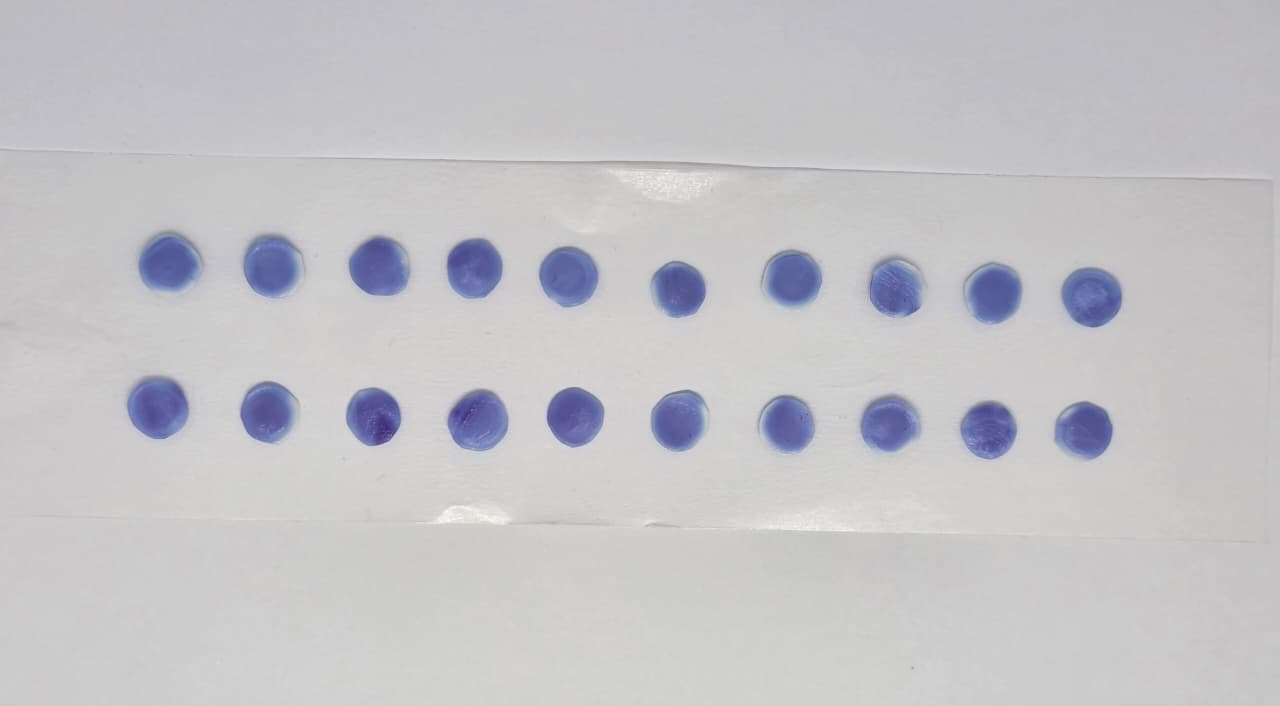
#> input picture samples/control/0th_min.png, 1280 x 706 px; its folder holds only this picture in this run
$ python control_variance_analysis.py
#> lines starting #> are read from the running program, lines starting #| are printed output that depends on the picture; after the words box and inside, x2 and y2 are one past the last pixel; in counts of white or black regions, pixels touching at a corner belong together
#> further down, img is the input picture: shape (706, 1280, 3); mean B, G, R 198.6, 194.7, 195.1
import cv2
import numpy as np
import pandas as pd
import matplotlib.pyplot as plt
import os

# Paths
BASE_DIR = os.path.dirname(os.path.dirname(os.path.abspath(__file__)))
CONTROL_DIR = os.path.join(BASE_DIR, 'samples', 'control')
RESULTS_DIR = os.path.join(BASE_DIR, 'results', 'statistical')
os.makedirs(RESULTS_DIR, exist_ok=True)
DETECTED_CIRCLES_DIR = os.path.join(RESULTS_DIR, 'detected_circles')
os.makedirs(DETECTED_CIRCLES_DIR, exist_ok=True)

# Timepoints and files
TIMEPOINTS = [0, 5, 10, 20, 30]
IMG_FILES = [f"{t}th_min.png" for t in TIMEPOINTS]

# Tray layout: 2 rows x 10 columns
N_ROWS, N_COLS = 2, 10

# Extraction parameters (tuned for these images)
RADIUS = 22  # pixels, adjust if needed
ROW_OFFSETS = [60, 140]  # y-coordinates for row centers (estimate)
COL_OFFSETS = [40 + i*38 for i in range(N_COLS)]  # x-coordinates for col centers (estimate)


def detect_disk_centers(image_rgb):
    gray = cv2.cvtColor(image_rgb, cv2.COLOR_RGB2GRAY)
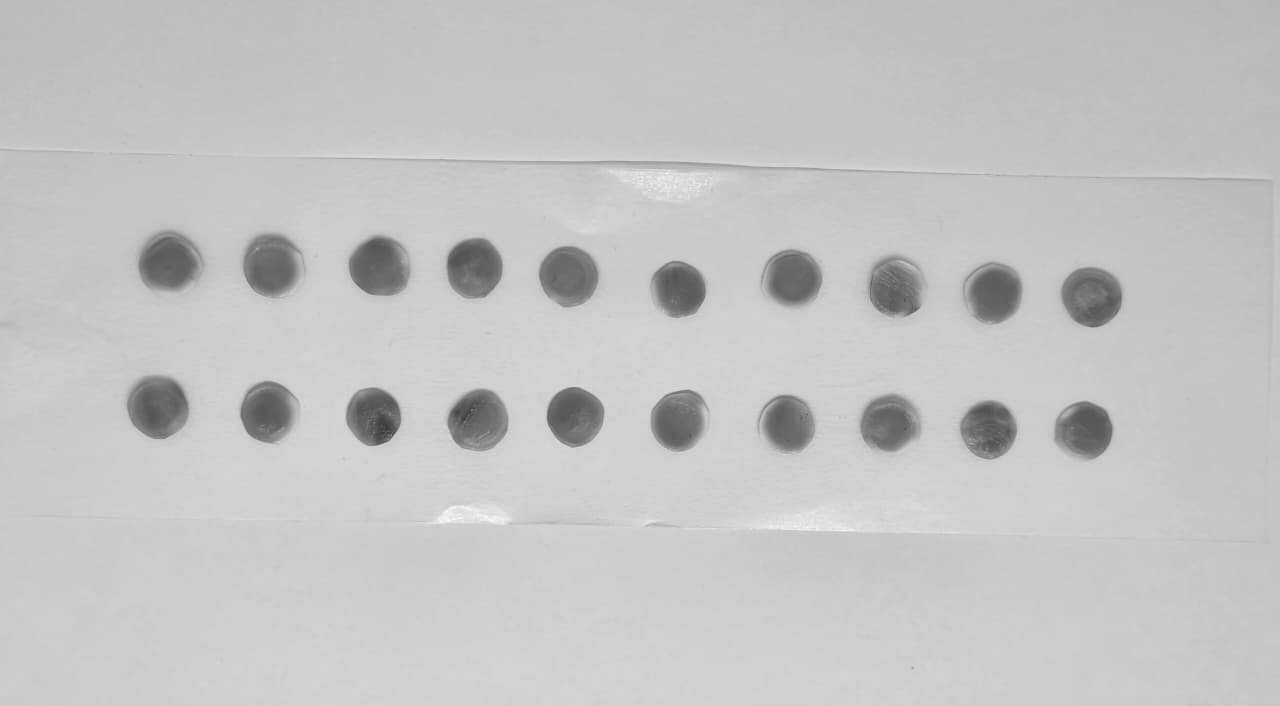
#> gray: shape (706, 1280); min 56, max 252, mean 195.3
    gray_blur = cv2.medianBlur(gray, 7)
    circles = cv2.HoughCircles(
        gray_blur,
        cv2.HOUGH_GRADIENT,
        dp=1.2,
        minDist=30,
        param1=50,
        param2=30,
        minRadius=15,
        maxRadius=60,
    )
#> circles = 20 rows, first 8: [791.4, 279, 30.36], [988.2, 429, 28.44], [575.4, 414.6, 28.08], [891, 425.4, 30.24], [477, 420.6, 30.36], [371.4, 415.8, 28.56], [993, 292.2, 30.84], [269.4, 411, 30.24]
    centers = []
    if circles is not None:
        circles = np.round(circles[0, :]).astype("int")
#> circles = 20 rows, first 8: [791, 279, 30], [988, 429, 28], [575, 415, 28], [891, 425, 30], [477, 421, 30], [371, 416, 29], [993, 292, 31], [269, 411, 30]
        # Sort by y, then x to map circles into row-major order.
        circles = sorted(circles, key=lambda c: (c[1], c[0]))
#> circles = 20 items, first 6: [170, 259, 28], [277, 265, 34], [380, 265, 31], [475, 268, 29], [568, 274, 28], [791, 279, 30]
        for c in circles:
            centers.append((c[0], c[1]))
#> this loop made 20 passes
#> c on passes 1 to 12: [170, 259, 28], [277, 265, 34], [380, 265, 31], [475, 268, 29], [568, 274, 28], [791, 279, 30], [897, 284, 28], [676, 289, 29], [993, 292, 31], [1091, 299, 27], [157, 406, 22], [269, 411, 30]
#> after the loop, centers = [(170, 259), (277, 265), (380, 265), (475, 268), (568, 274), (791, 279), (897, 284), (676, 289), (993, 292), (1091, 299), (157, 406), (269, 411), (575, 415), (371, 416), (679, 418), (477, 421), (785, 423), (891, 425), (988, 429), (1084, 430)]
    return centers

all_data = []

for t, fname in zip(TIMEPOINTS, IMG_FILES):
    img_path = os.path.join(CONTROL_DIR, fname)
    img = cv2.imread(img_path)
    if img is None:
        print(f"Missing: {img_path}")
        continue
    img_rgb = cv2.cvtColor(img, cv2.COLOR_BGR2RGB)
    detected_overlay = img.copy()

    detected_centers = detect_disk_centers(img_rgb)
#> detected_centers has the same summary as centers in detect_disk_centers
    if len(detected_centers) == N_ROWS * N_COLS:
        centers = np.array(detected_centers).reshape(N_ROWS, N_COLS, 2)
    else:
        # Fallback to fixed grid if circle detection does not find all disks.
        centers = np.array(
            [[(COL_OFFSETS[col], ROW_OFFSETS[row]) for col in range(N_COLS)] for row in range(N_ROWS)]
        )
        print(f"Warning: detected {len(detected_centers)} circles for t={t}; using fallback grid")

    for row in range(N_ROWS):
        for col in range(N_COLS):
            x, y = centers[row, col]
            Y, X = np.ogrid[:img.shape[0], :img.shape[1]]
            mask = (X - x)**2 + (Y - y)**2 <= RADIUS**2
            pixels = img_rgb[mask]
            if len(pixels) == 0:
                continue
            circle_color = (255, 0, 0) if row == 0 else (203, 192, 255)
            cv2.circle(detected_overlay, (x, y), RADIUS, circle_color, 2)
            r_med, g_med, b_med = np.median(pixels, axis=0)
            # Convert median RGB to CIE Lab and keep a* in approximately [-128, 127].
            lab_med = cv2.cvtColor(
                np.array([[[r_med, g_med, b_med]]], dtype=np.uint8),
                cv2.COLOR_RGB2LAB,
            )[0, 0]
            a_star_med = float(lab_med[1])
            all_data.append({
                'Time': t,
                'Row': row,
                'Col': col,
                'R_median': r_med,
                'G_median': g_med,
                'B_median': b_med,
                'A_star_median': a_star_med,
            })
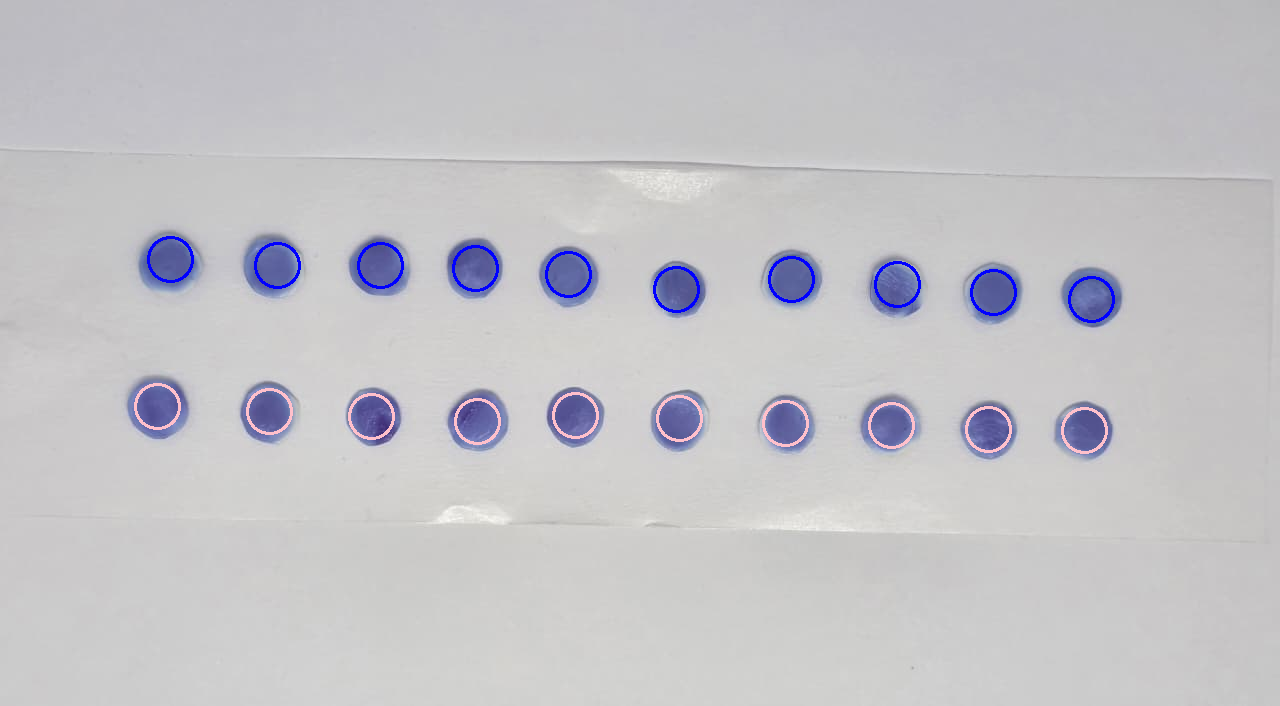
#> detected_overlay: shape (706, 1280, 3); 0.95% of pixels changed, all inside (x1, y1, x2, y2) = (134, 236, 1115, 454)
#> after the loop, all_data = 20 items
    circles_out_path = os.path.join(DETECTED_CIRCLES_DIR, f"detected_circles_{t}min.png")
    cv2.imwrite(circles_out_path, detected_overlay)
    print(f"Saved: {os.path.basename(circles_out_path)}")

# DataFrame
control_df = pd.DataFrame(all_data)
control_df.to_csv(os.path.join(RESULTS_DIR, 'control_samples_data.csv'), index=False)

# Scatter plot of per-sample median a* values over time (10 per row at each timepoint).
plt.figure(figsize=(10, 6))
row0 = control_df[control_df['Row'] == 0]
row1 = control_df[control_df['Row'] == 1]
plt.scatter(row0['Time'], row0['A_star_median'], color='blue', s=40, alpha=0.44, label='No bact (ref)')
plt.scatter(row1['Time'], row1['A_star_median'], color='pink', s=40, alpha=0.44, label='Bact')
plt.xlabel('Timesteps (min)')
plt.ylabel('Median a*')
plt.title('Per-sample Median a* by Timestep')
plt.grid(True, alpha=0.3)
plt.legend()
plt.tight_layout()
plt.savefig(os.path.join(RESULTS_DIR, 'control_median_a_star_scatter.png'))
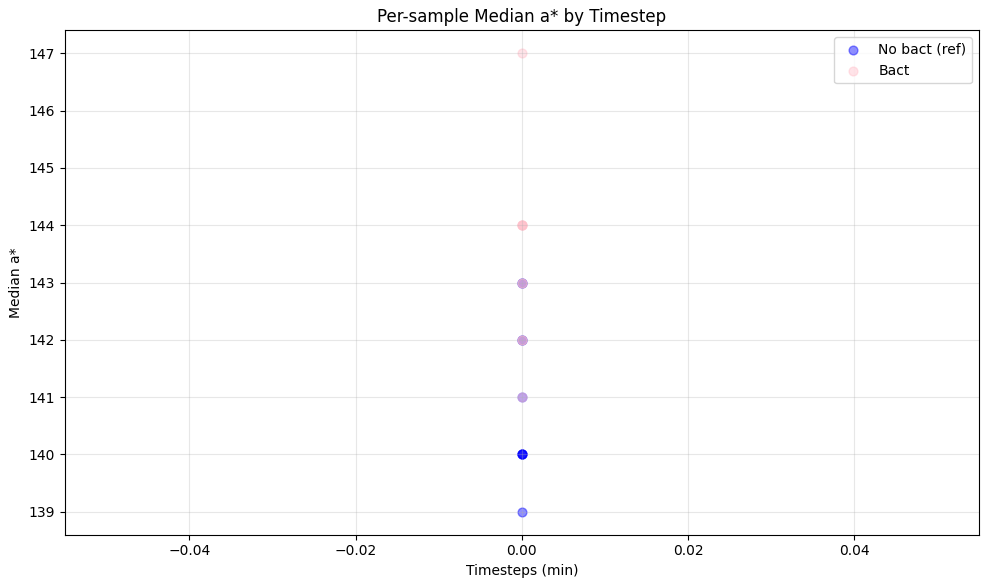
#> figure drawn by matplotlib, 1 panel
plt.close()
print('Saved: control_median_a_star_scatter.png')

# Compute variance across columns for each row and timepoint
var_data = []
for t in TIMEPOINTS:
    for row in range(N_ROWS):
        subset = control_df[(control_df['Time'] == t) & (control_df['Row'] == row)]
        for channel in ['R_median', 'G_median', 'B_median']:
            var = subset[channel].var()
            var_data.append({'Time': t, 'Row': row, 'Channel': channel, 'Variance': var})
var_df = pd.DataFrame(var_data)

# Plot variance trends
groups = var_df.groupby(['Row', 'Channel'])
plt.figure(figsize=(10,6))
for (row, channel), group in groups:
    plt.plot(group['Time'], group['Variance'], marker='o', label=f"Row {row} ({'dye' if row==0 else 'bacteria'}) - {channel}")
plt.xlabel('Time (min)')
plt.ylabel('Variance across 10 samples')
plt.title('Variance of Control Samples Over Time')
plt.legend()
plt.grid(True, alpha=0.3)
plt.tight_layout()
plt.savefig(os.path.join(RESULTS_DIR, 'control_variance_trends.png'))
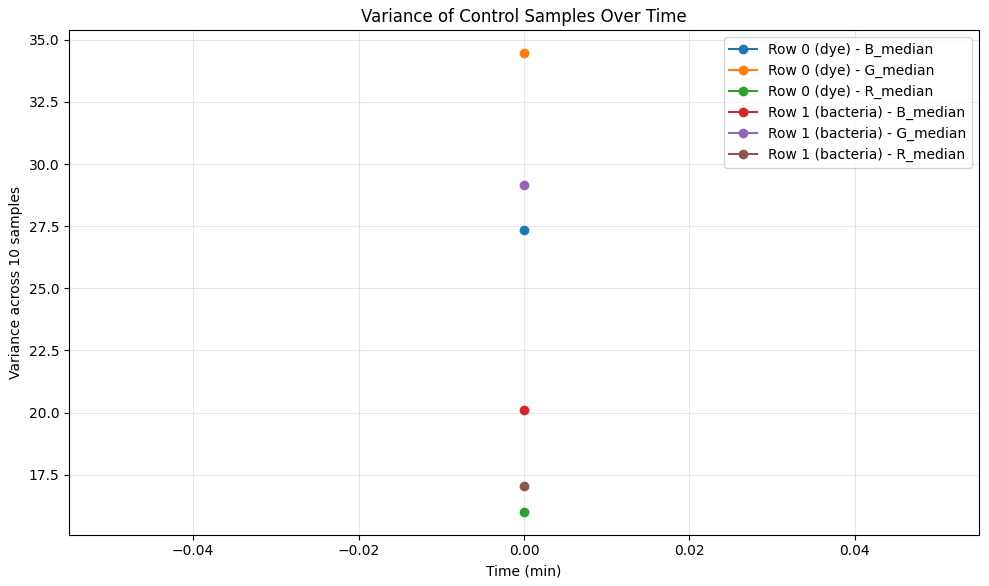
#> figure drawn by matplotlib, 1 panel
print('Saved: control_variance_trends.png')
